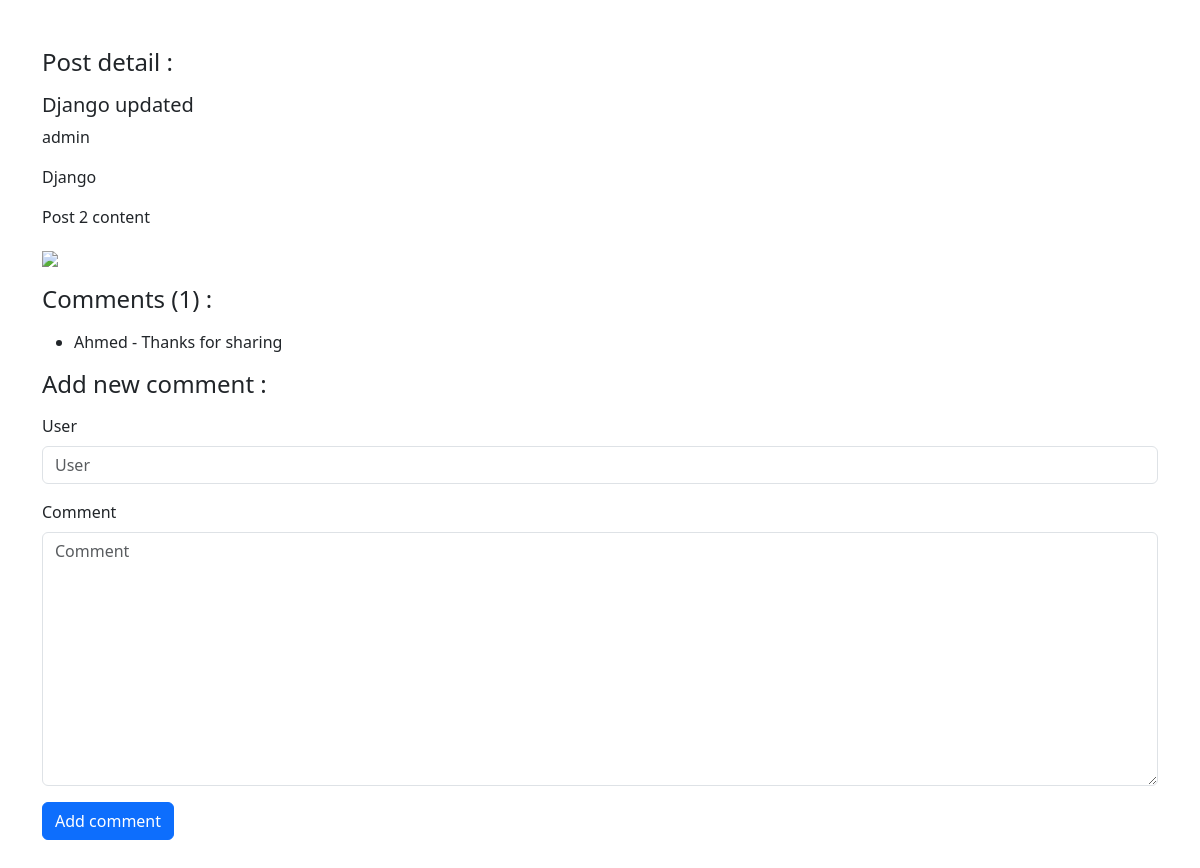
Page /posts/2/ on the committed database.
### posts/models.py (models this page shows, shortened)
class Post (models.Model):
    author = models.ForeignKey(User,related_name='post_author', on_delete=models.CASCADE)
    title = models.CharField(max_length=100)
    content = models.TextField(max_length=20000)
    draft = models.BooleanField(default=True)
    publish_date = models.DateTimeField(default=timezone.now)
    tags = TaggableManager()
    image = models.ImageField(upload_to='post')
    category = models.ForeignKey('Category', related_name='post_category', on_delete=models.SET_NULL, null=True)
    def __str__(self):
        return self.title

class Category(models.Model):
    name = models.CharField(max_length=100)
    def __str__(self):
        return self.name

class Comment (models.Model):
    post = models.ForeignKey(Post, related_name='comment_post', on_delete = models.CASCADE)
    user = models.CharField(max_length=100)
    comment = models.TextField(max_length=300)
    created_at = models.DateTimeField(default=timezone.now)

### posts/views.py (the view)
# urls.py: path('posts/<int:pk>/', views.post_details),
def post_details(request,pk):
    data = Post.objects.get(id = pk)
    comments = Comment.objects.filter(post=data)
    if request.method == 'POST' :
        form = CommentForm(request.POST)
        if form.is_valid():
            myform = form.save(commit=False)
            myform.post = data
            myform.save()
    else :
        form = CommentForm()
    context = {
        'post' : data,
        'comments' : comments,
        'form' : form,
    }
    return render(request,'posts/post_detail.html',context)

### posts/forms.py
class CommentForm(forms.ModelForm) :
    class Meta :
        model = Comment
        fields = ['user','comment']

### posts/templates/posts/post_detail.html (shortened to what this page needs)
{% load django_bootstrap5 %}
<!doctype html>
<html lang="en">
  <head>
    <link href="https://cdn.jsdelivr.net/npm/bootstrap@5.3.3/dist/css/bootstrap.min.css" rel="stylesheet">
  </head>
  <body>
    <div class="container my-5">
        <div>
            <h4 class="my-3">Post detail :</h4>
            <h5>{{ post }}</h5>
            <p>{{ post.author }}</p>
            <p>{{ post.category }}</p>
            <p>{{ post.content | safe }}</p>
            <img src="{{ post.image.url }}">
        </div>
        <div>
            <h4 class="my-3">Comments ({{ comments | length }}) :</h4>
        </div>
        <ul>
            {% for comment in comments %}
                <li>{{ comment.user }} - {{ comment.comment }}</li>
                {% empty %}
                <li>There are no comments for this post</li>
            {% endfor %}
        </ul>
        <div>
            <h4 class="my-3">Add new comment :</h4>
            <form method="post" class="form">
                {% bootstrap_form form %}
                {% bootstrap_button button_type="submit" content="Add comment" %}
            </form>
        </div>
    </div>
  </body>
</html>

### rows in the picture
Post: title "Django updated", author "admin", category "Django", content "Post 2 content"
Comment: user "Ahmed", comment "Thanks for sharing"

### other values in the picture
{{ comments | length }} "1"
